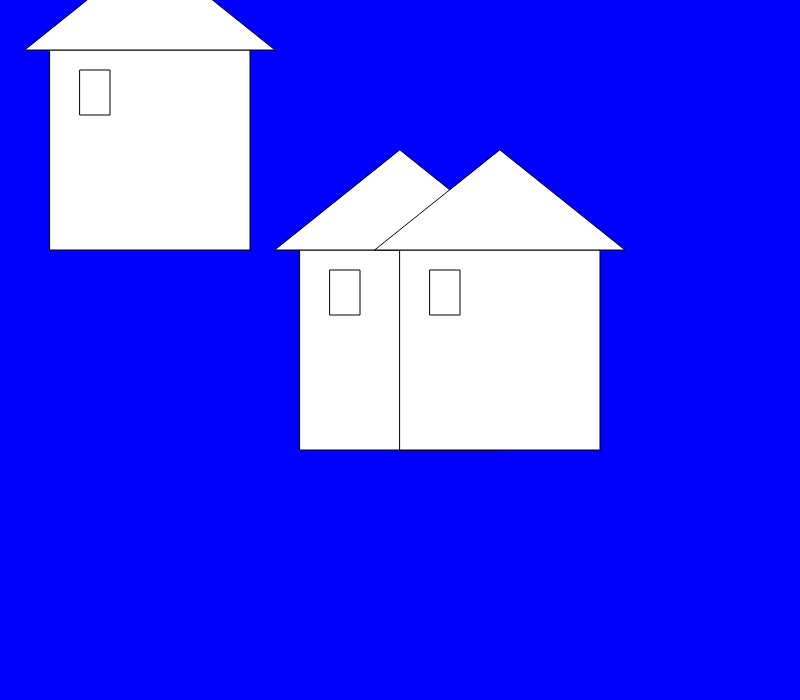
Frame 1 (no input)
Frame 60 (no input): identical to frame 1, image omitted
Frame 120 (the mouse pressed at the canvas centre since frame 60): identical to frame 1, image omitted

The p5.js sketch that drew this single still picture (run headless with seeded random() and noise() and a simulated clock; from frame 60 on, the mouse is pressed at the canvas centre):

// p5.js sketch
// ── sketch.js
function setup() {
  	createCanvas(800, 700);
}

function draw() {
	background(0, 0, 255);

	translate(50, 50);
	house();
	
	translate(250, 200);
	house();
	
	translate(100, 0);
	house();
}

function house() {
	rect(0, 0, 200, 200);
	triangle(-25, 0, 225, 0, 100, -100);
	rect(30, 20, 30, 45);
}
